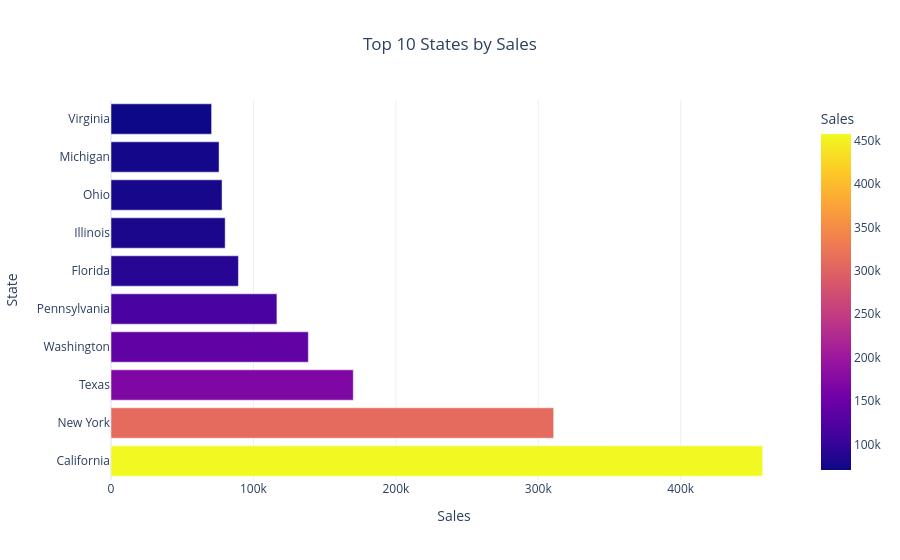

Notebook code cell kept with this figure:
### Code cell
top_states = df.groupby("State")["Sales"].sum().nlargest(10).reset_index()

fig = px.bar(
    top_states,
    x="Sales",
    y="State",
    orientation="h",
    color="Sales",
    title="Top 10 States by Sales"
)

fig.update_layout(template="plotly_white", title_x=0.5)

fig.show()

### Figure 1 — Plotly figure (JSON) as saved in the notebook; plotly's stock layout.template omitted (floating-point values rounded to 4 significant figures)
{"data": [{"hovertemplate": "Sales=%{marker.color}<br>State=%{y}<extra></extra>", "legendgroup": "", "marker": {"color": [457600.0, 310800.0, 170100.0, 138600.0, 116500.0, 89470.0, 80160.0, 77980.0, 75880.0, 70640.0], "coloraxis": "coloraxis", "pattern": {"shape": ""}}, "name": "", "orientation": "h", "showlegend": false, "textposition": "auto", "type": "bar", "x": [457600.0, 310800.0, 170100.0, 138600.0, 116500.0, 89470.0, 80160.0, 77980.0, 75880.0, 70640.0], "xaxis": "x", "y": ["California", "New York", "Texas", "Washington", "Pennsylvania", "Florida", "Illinois", "Ohio", "Michigan", "Virginia"], "yaxis": "y"}], "layout": {"barmode": "relative", "coloraxis": {"colorbar": {"title": {"text": "Sales"}}, "colorscale": [[0, "#0d0887"], [0.1111, "#46039f"], [0.2222, "#7201a8"], [0.3333, "#9c179e"], [0.4444, "#bd3786"], [0.5556, "#d8576b"], [0.6667, "#ed7953"], [0.7778, "#fb9f3a"], [0.8889, "#fdca26"], [1, "#f0f921"]]}, "legend": {"tracegroupgap": 0}, "title": {"text": "Top 10 States by Sales", "x": 0.5}, "xaxis": {"anchor": "y", "domain": [0, 1], "title": {"text": "Sales"}}, "yaxis": {"anchor": "x", "domain": [0, 1], "title": {"text": "State"}}}}
